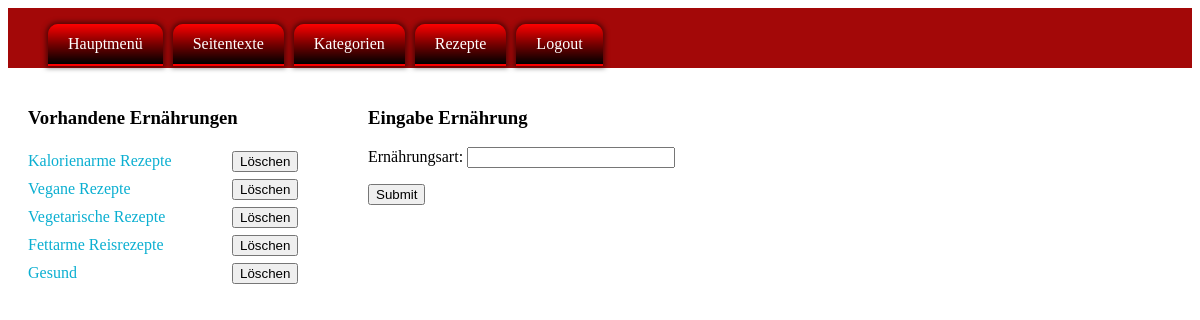
Screenshot of /admin/enahrung.php (signed in) with the database file from the repository.
### tables this page shows
CREATE TABLE `erneahrung` (
  `eid` int(10) UNSIGNED NOT NULL,
  `rart` varchar(80) NOT NULL
);

### admin/enahrung.php (the view, shortened to what this page needs)
<?PHP
$db = new mysqli(HOST,USER,PASS,DBANK);
?>
<!doctype html>
<html>
<head>
</head>
<body>
    <?PHP
    include("inc/menue.php");
    ?>
    <main>
      <article class="links">
            <section>
            <h1>Vorhandene Ernährungen</h1>
            <?PHP
            $sql = "select * from erneahrung";
            $eintrag = $db->query($sql);
            if($eintrag->num_rows){
                while($zeile = $eintrag->fetch_assoc()){
                    echo('<form method="post" action="'.$_SERVER['PHP_SELF'].'" enctype="multipart/form-data" accept-charset="UTF-8">'."\n");
                    echo("<span class='breite'>".$zeile['rart']."</span>\n");
                    echo('<input type="submit" name="kill" value="Löschen">'."\n");
                    echo("</form>\n");
                }
            }else{
                echo("<p>Leider noch keine Ernährung vorhanden.</p>\n");
            }
            ?>
            </section>
        </article>
      <article class="rechts">
            <section>
                <h1>Eingabe Ernährung</h1>
              <form method="post" action="<?PHP $_SERVER['PHP_SELF']; ?>" enctype="multipart/form-data" accept-charset="UTF-8">
                  <p>
                      <label for="rart">Ernährungsart:</label>
                      <input type="text" name="rart" id="rart" value="">
                  </p>
                  <p>
                      <input type="submit" name="submit">
                  </p>
              </form>
            </section>
        </article>
    </main>
</body>
</html>

### admin/css/standart.css (style rules this page uses)
h1 { color: black; }
.links { float: left; width: 300px; padding: 20px; color: rgba(11, 175, 209, 1.00); }
.breite { display: inline-block; width: 200px; padding: 5px 0px; }
.rechts { display: inline-block; margin-left: 20px; padding-top: 20px; }
.rechts input[type="text"] { width: 200px; }

### rows the page displays
erneahrung: rart "Kalorienarme Rezepte"
erneahrung: rart "Vegane Rezepte"
erneahrung: rart "Vegetarische Rezepte"
erneahrung: rart "Fettarme Reisrezepte"
erneahrung: rart "Gesund"
